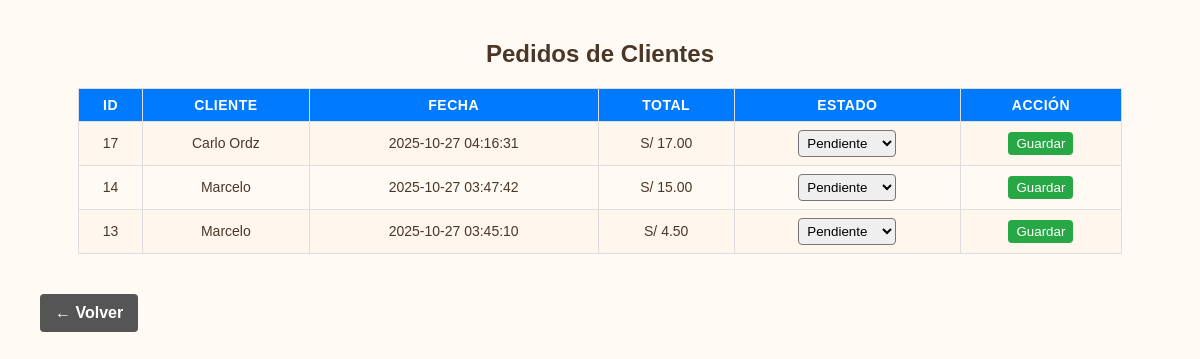
The app's page /admin/pedidos_admin.php with its own data.
### tables this page shows
CREATE TABLE `pedidos` (
  `id` int(11) NOT NULL,
  `metodo_pago` varchar(50) NOT NULL,
  `usuario_id` int(11) DEFAULT NULL,
  `total` decimal(10,2) DEFAULT NULL,
  `estado` enum('pendiente','enviado') DEFAULT 'pendiente',
  `fecha` timestamp NOT NULL DEFAULT current_timestamp()
);

### admin/pedidos_admin.php (the view, shortened to what this page needs)
<?php
include("../conexion.php");
$query = "
    SELECT
        p.id,
        COALESCE(u.nombre, '(sin usuario)') AS cliente,
        p.fecha,
        p.total,
        p.estado
    FROM pedidos p
    LEFT JOIN usuarios u ON p.usuario_id = u.id
    ORDER BY p.fecha DESC
";
$pedidos = mysqli_query($conexion, $query);
$no_pedidos = (mysqli_num_rows($pedidos) === 0);
?>
<!DOCTYPE html>
<html lang="es">
<head>
<link rel="stylesheet" href="../css/pedidos_admin.css">
</head>
<body>
<h2 style="text-align:center;">Pedidos de Clientes</h2>
<?php if ($no_pedidos): ?>
    <p style="text-align:center;">No se encontraron pedidos.</p>
<?php else: ?>
<table>
<tr>
    <th>ID</th>
    <th>Cliente</th>
    <th>Fecha</th>
    <th>Total</th>
    <th>Estado</th>
    <th>Acción</th>
</tr>
<?php while($p = mysqli_fetch_assoc($pedidos)): ?>
<tr>
<td><?= htmlspecialchars($p['id']) ?></td>
<td><?= htmlspecialchars($p['cliente']) ?></td>
<td><?= htmlspecialchars($p['fecha']) ?></td>
<td>S/ <?= htmlspecialchars($p['total']) ?></td>
<td>
    <form action="cambiar_estado.php" method="POST">
        <select name="estado">
            <option value="pendiente" <?= ($p['estado'] == 'pendiente' ? 'selected' : '') ?>>Pendiente</option>
        </select>
</td>
<td>
        <button type="submit">Guardar</button>
</td>
</tr>
<?php endwhile; ?>
</table>
<?php endif; ?>
<a href="dashboard.php" class="back-btn">← Volver</a>
</body>
</html>

### css/pedidos_admin.css (style rules this page uses)
:root { --naranja: #e1913c; --naranja-oscuro: #d2691e; --fondo: #fffaf3; --texto: #4a3728; --blanco: #ffffff; }
body { background-color: var(--fondo); font-family: 'Poppins', sans-serif; color: var(--texto); margin: 0; padding: 20px; }
table { width: 100%; border-collapse: collapse; font-size: 14px; }
th, td { text-align: left; padding: 12px 15px; border-bottom: 1px solid #f0d7b2; }
th { background-color: var(--naranja); color: var(--blanco); text-transform: uppercase; letter-spacing: 0.5px; }
tr:nth-child(even) { background-color: #fff6ee; }
.back-btn { display: inline-block; margin-top: 25px; text-decoration: none; background: linear-gradient(90deg, var(--naranja), var(--naranja-oscuro)); color: #fff; padding: 10px 20px; border-radius: 8px; font-weight: 600; transition: transform 0.2s, box-shadow 0.2s; }

### admin/pedidos_admin.php (style rules this page uses)
table { width: 90%; border-collapse: collapse; margin: 20px auto; }
th, td { border: 1px solid #ddd; padding: 8px; text-align: center; }
th { background-color: #007bff; color: white; }
select { padding: 4px; border-radius: 4px; }
button { padding: 4px 8px; border: none; border-radius: 4px; background: #28a745; color: white; cursor: pointer; }
.back-btn { display: inline-block; margin: 20px; padding: 10px 15px; background: #555; color: white; text-decoration: none; border-radius: 4px; }

### records on screen
pedidos: id "17", cliente "Carlo Ordz", fecha "2025-10-27 04:16:31", total "17.00"
pedidos: id "14", cliente "Marcelo", fecha "2025-10-27 03:47:42", total "15.00"
pedidos: id "13", cliente "Marcelo", fecha "2025-10-27 03:45:10", total "4.50"
